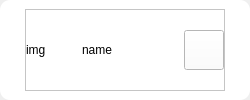
<?xml version="1.0" encoding="UTF-8"?>
<ui version="4.0">
 <class>Form</class>
 <widget class="QWidget" name="Form">
  <property name="geometry">
   <rect>
    <x>0</x>
    <y>0</y>
    <width>250</width>
    <height>100</height>
   </rect>
  </property>
  <property name="windowTitle">
   <string>Form</string>
  </property>
  <layout class="QHBoxLayout" name="horizontalLayout">
   <property name="spacing">
    <number>0</number>
   </property>
   <property name="leftMargin">
    <number>0</number>
   </property>
   <property name="topMargin">
    <number>0</number>
   </property>
   <property name="rightMargin">
    <number>0</number>
   </property>
   <property name="bottomMargin">
    <number>0</number>
   </property>
   <item>
    <widget class="QFrame" name="frame">
     <property name="minimumSize">
      <size>
       <width>250</width>
       <height>100</height>
      </size>
     </property>
     <property name="maximumSize">
      <size>
       <width>250</width>
       <height>100</height>
      </size>
     </property>
     <property name="styleSheet">
      <string notr="true">#frame{
		background-color: rgb(255, 255, 255);
		border-radius:10px;
			}</string>
     </property>
     <property name="frameShape">
      <enum>QFrame::StyledPanel</enum>
     </property>
     <property name="frameShadow">
      <enum>QFrame::Raised</enum>
     </property>
     <layout class="QHBoxLayout" name="horizontalLayout_3">
      <property name="leftMargin">
       <number>9</number>
      </property>
      <property name="topMargin">
       <number>9</number>
      </property>
      <property name="rightMargin">
       <number>9</number>
      </property>
      <property name="bottomMargin">
       <number>9</number>
      </property>
      <item>
       <widget class="QFrame" name="frame_2">
        <property name="minimumSize">
         <size>
          <width>200</width>
          <height>0</height>
         </size>
        </property>
        <property name="maximumSize">
         <size>
          <width>166</width>
          <height>16777215</height>
         </size>
        </property>
        <property name="styleSheet">
         <string notr="true">background-color: rgb(255, 255, 255);</string>
        </property>
        <property name="frameShape">
         <enum>QFrame::StyledPanel</enum>
        </property>
        <property name="frameShadow">
         <enum>QFrame::Raised</enum>
        </property>
        <layout class="QHBoxLayout" name="horizontalLayout_2">
         <property name="spacing">
          <number>10</number>
         </property>
         <property name="leftMargin">
          <number>0</number>
         </property>
         <property name="topMargin">
          <number>0</number>
         </property>
         <property name="rightMargin">
          <number>0</number>
         </property>
         <property name="bottomMargin">
          <number>0</number>
         </property>
         <item>
          <widget class="QWidget" name="widget" native="true">
           <property name="maximumSize">
            <size>
             <width>156</width>
             <height>16777215</height>
            </size>
           </property>
           <layout class="QHBoxLayout" name="horizontalLayout_4">
            <property name="leftMargin">
             <number>0</number>
            </property>
            <property name="topMargin">
             <number>0</number>
            </property>
            <property name="rightMargin">
             <number>0</number>
            </property>
            <property name="bottomMargin">
             <number>0</number>
            </property>
            <item>
             <widget class="QLabel" name="img_lab">
              <property name="minimumSize">
               <size>
                <width>50</width>
                <height>50</height>
               </size>
              </property>
              <property name="maximumSize">
               <size>
                <width>50</width>
                <height>50</height>
               </size>
              </property>
              <property name="styleSheet">
               <string notr="true"/>
              </property>
              <property name="text">
               <string>img</string>
              </property>
             </widget>
            </item>
            <item>
             <widget class="QLabel" name="name_lab">
              <property name="text">
               <string>name</string>
              </property>
             </widget>
            </item>
           </layout>
          </widget>
         </item>
         <item>
          <widget class="QPushButton" name="del_btn">
           <property name="minimumSize">
            <size>
             <width>40</width>
             <height>40</height>
            </size>
           </property>
           <property name="maximumSize">
            <size>
             <width>40</width>
             <height>40</height>
            </size>
           </property>
           <property name="styleSheet">
            <string notr="true">#close_btn::hover{
border: 1px solid #3C82F2;
	background-color: transparent;
}
#close_btn{
border: none;
background-color:rgba(255,255,255,0);}</string>
           </property>
           <property name="text">
            <string/>
           </property>
           <property name="icon">
            <iconset resource="../../img/icon/resource.qrc">
             <normaloff>:/interface.png</normaloff>:/interface.png</iconset>
           </property>
           <property name="iconSize">
            <size>
             <width>40</width>
             <height>40</height>
            </size>
           </property>
          </widget>
         </item>
        </layout>
       </widget>
      </item>
     </layout>
    </widget>
   </item>
  </layout>
 </widget>
 <resources>
  <include location="../../img/icon/resource.qrc"/>
 </resources>
 <connections/>
</ui>
